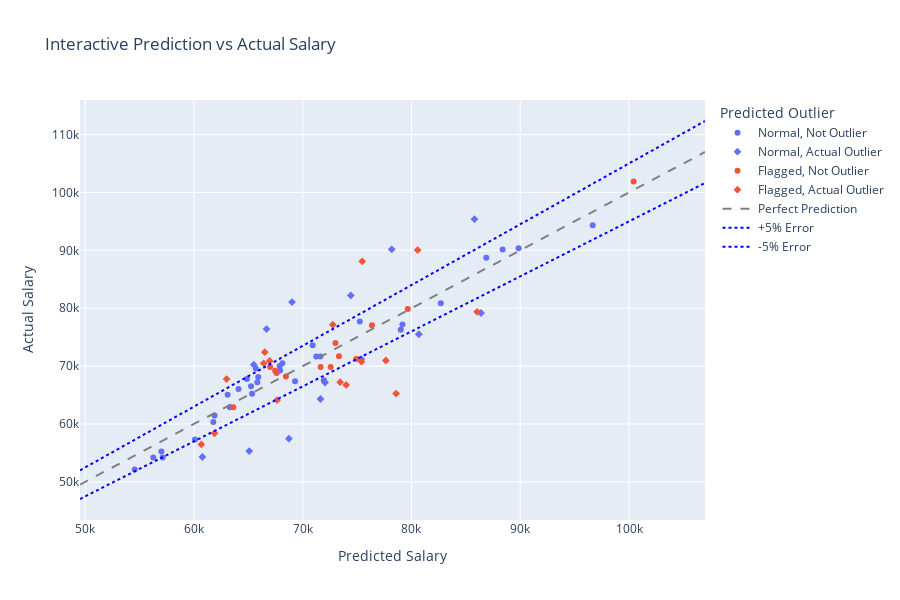

Notebook cell for this chart:
### Code cell
import plotly.express as px
import numpy as np

# Calculate residual info (if not already done)
df["Residual"] = df["25-26 Salary"] - df["Prediction_from_clean_model"]
df["Residual %"] = df["Residual"] / df["25-26 Salary"]
df["Residual % (abs)"] = df["Residual %"].abs() * 100  # for display
df["Outlier_Pred_Label"] = df["Outlier_Pred"].map({True: "Flagged", False: "Normal"})
df["Outlier_True_Label"] = df["Outlier_Flag"].map({True: "Actual Outlier", False: "Not Outlier"})

# Optional: dummy label for anonymity
df["Label"] = df.index.astype(str)

# Base plot
fig = px.scatter(
    df,
    x="Prediction_from_clean_model",
    y="25-26 Salary",
    color="Outlier_Pred_Label",
    symbol="Outlier_True_Label",
    hover_data={
        "Employee": True,
        "ID": True,
        "25-26 Salary": ":,.0f",
        "Prediction_from_clean_model": ":,.0f",
        "Residual": ":,.0f",
        "Residual % (abs)": ":.1f"
    },
    labels={
        "Prediction_from_clean_model": "Predicted Salary",
        "25-26 Salary": "Actual Salary"
    },
    title="Interactive Prediction vs Actual Salary"
)

# Add ±5% error lines
lims = [
    min(df["25-26 Salary"].min(), df["Prediction_from_clean_model"].min()) * 0.95,
    max(df["25-26 Salary"].max(), df["Prediction_from_clean_model"].max()) * 1.05,
]
x_vals = np.linspace(lims[0], lims[1], 100)

fig.add_scatter(
    x=x_vals, y=x_vals,
    mode='lines', line=dict(dash='dash', color='gray'),
    name='Perfect Prediction'
)
fig.add_scatter(
    x=x_vals, y=x_vals * 1.05,
    mode='lines', line=dict(dash='dot', color='blue'),
    name='+5% Error'
)
fig.add_scatter(
    x=x_vals, y=x_vals * 0.95,
    mode='lines', line=dict(dash='dot', color='blue'),
    name='-5% Error'
)

# Final layout
fig.update_layout(
    xaxis_title="Predicted Salary",
    yaxis_title="Actual Salary",
    legend_title="Predicted Outlier",
    width=900,
    height=600
)

fig.show()
